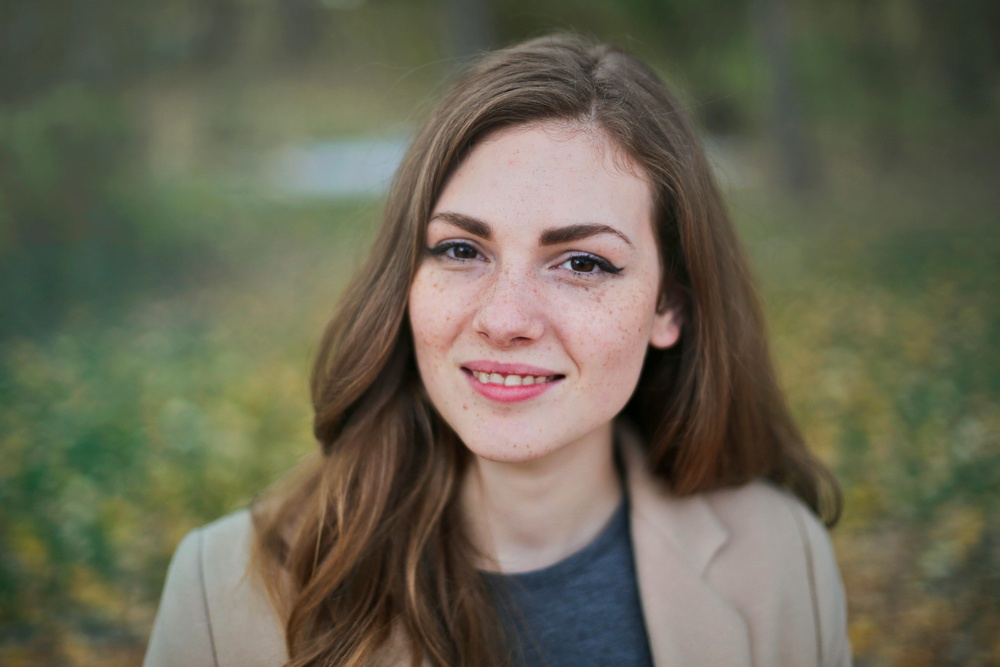
#> input picture images/eyedetect.jpg, 1000 x 667 px, shrunk from 5760 x 3840 before the run, found by its file name
$ python haarPhoto.py
#> lines starting #> are read from the running program, lines starting #| are printed output that depends on the picture; after the words box and inside, x2 and y2 are one past the last pixel; in counts of white or black regions, pixels touching at a corner belong together
#> in main, img is the input picture: shape (667, 1000, 3); mean B, G, R 83.2, 101.7, 104.6
import cv2
import numpy as np

def detectFaces(image, faceCascade):
    gray = cv2.cvtColor(image, cv2.COLOR_BGR2GRAY)
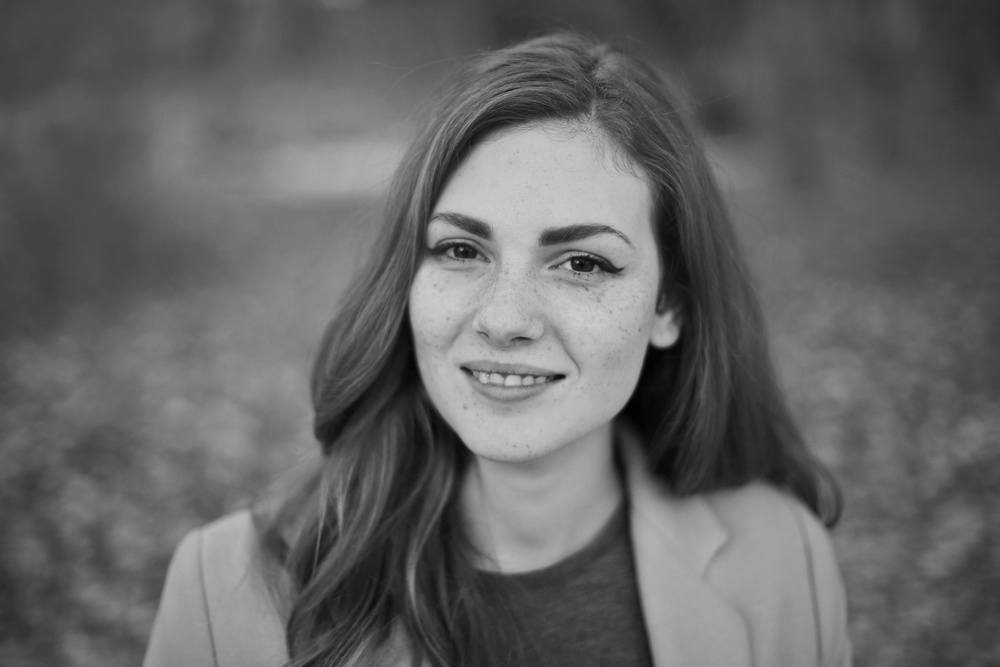
#> gray: shape (667, 1000); min 1, max 206, mean 100.5
    faces = faceCascade.detectMultiScale(gray, scaleFactor=1.1, minNeighbors=20, minSize=(30,30))
#> faces = [[359, 132, 319, 319]]

    for (x, y, w, h) in faces:
        cv2.rectangle(image, (x,y), (x+w, y+h), (0, 255, 0), 2)
#> this loop made 1 pass
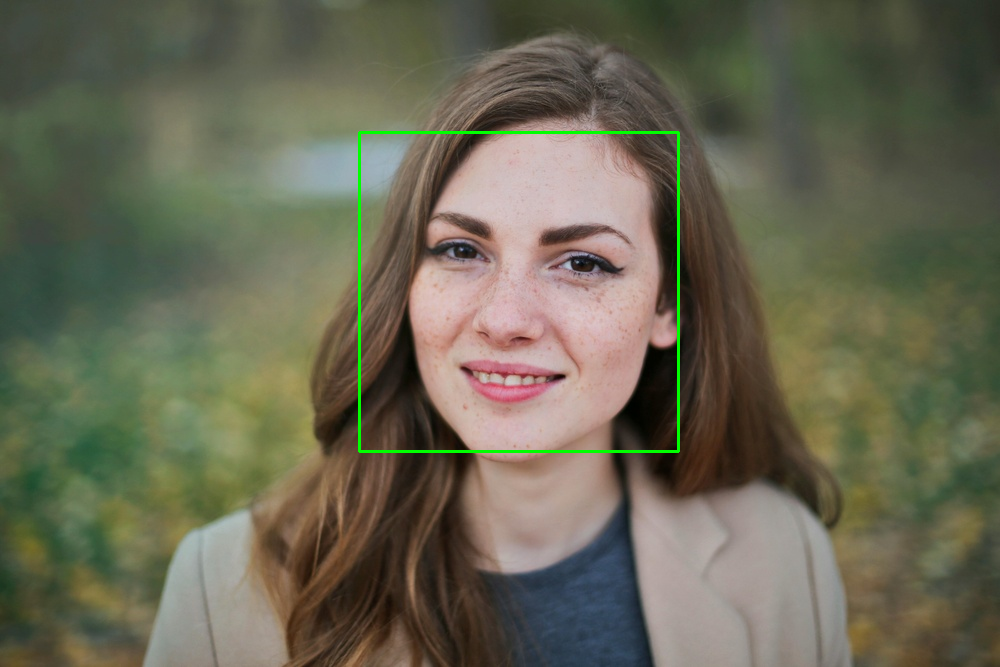
#> image: shape (667, 1000, 3); 0.57% of pixels changed, all inside (x1, y1, x2, y2) = (358, 131, 680, 453)

    return image

def detectEyes(image, eyeCascade):
    gray = cv2.cvtColor(image, cv2.COLOR_BGR2GRAY)
    eyes = eyeCascade.detectMultiScale(gray, scaleFactor=1.1, minNeighbors=15)
#> eyes = [[429, 223, 58, 58], [543, 229, 71, 71]]

    for (x, y, w, h) in eyes:
        cv2.rectangle(image, (x, y), (x + w, y + h), (255, 255, 255), 3)
#> this loop made 2 passes
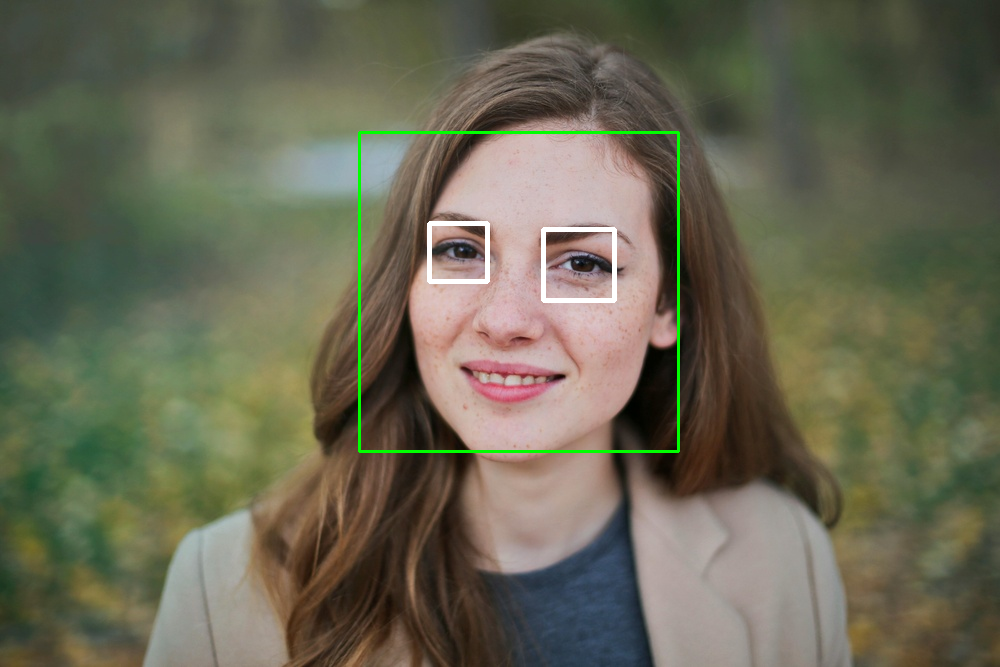
#> image: shape (667, 1000, 3); 0.38% of pixels changed, all inside (x1, y1, x2, y2) = (427, 221, 617, 303)

    return image

def main():
    faceCascade = cv2.CascadeClassifier('cascades/haarcascade_frontalface_default.xml')
    eyeCascade = cv2.CascadeClassifier('cascades/haarcascade_eye.xml')

    img = cv2.imread('images/eyedetect.jpg')

    imgFaces = detectFaces(img.copy(), faceCascade)

    imgFacesEyes = detectEyes(imgFaces, eyeCascade)

    cv2.imshow('Face and Eye Detection', imgFacesEyes)
    cv2.waitKey(0)
    cv2.destroyAllWindows()

if __name__ == '__main__':
    main()

$ run again, with images/depp.jpg copied over images/eyedetect.jpg
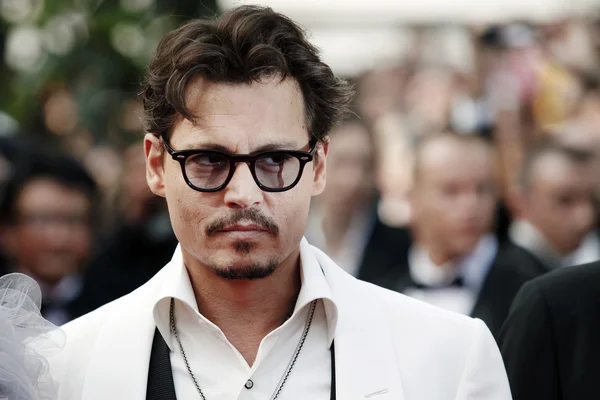
#> input picture images/depp.jpg, 600 x 400 px, found by its file name
#> in main, img is the input picture: shape (400, 600, 3); mean B, G, R 115.7, 122.6, 133.5
#> in detectFaces, `gray = cv2.cvtColor(image, cv2.COLOR_BGR2GRAY)`:
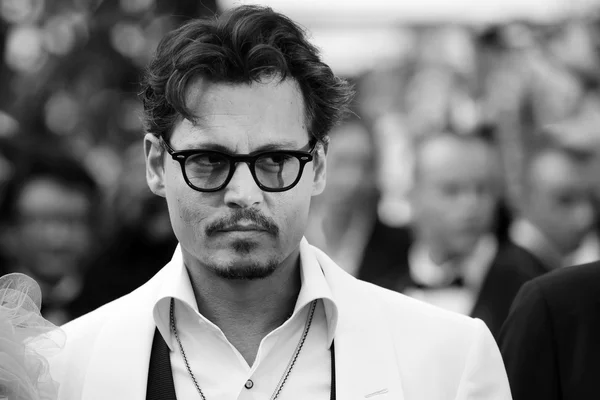
#> gray: shape (400, 600); min 0, max 255, mean 125.1
#> faces = [[141, 86, 209, 209]]
#> the loop in detectFaces, `for (x, y, w, h) in faces:` made 1 pass
#> after the loop in detectFaces, `for (x, y, w, h) in faces:`:
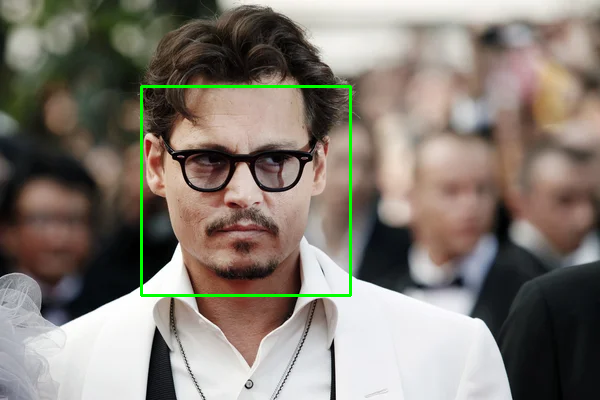
#> image: shape (400, 600, 3); 1.04% of pixels changed, all inside (x1, y1, x2, y2) = (140, 85, 352, 297)
#> eyes = ()

$ run again, with images/emre.jpg copied over images/eyedetect.jpg
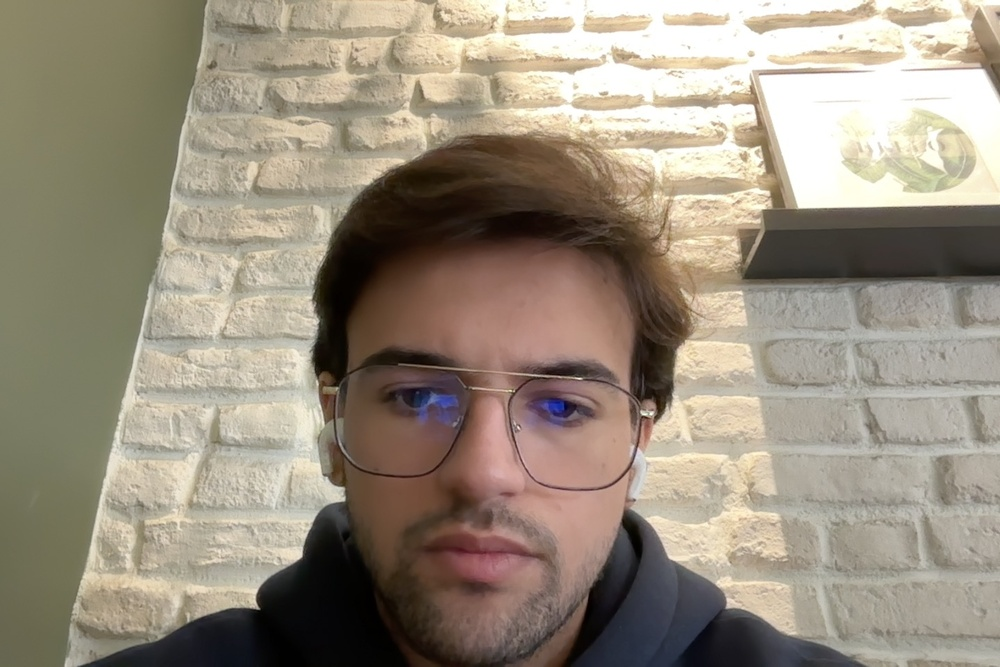
#> input picture images/emre.jpg, 1000 x 667 px, shrunk from 1440 x 960 before the run, found by its file name
#> in main, img is the input picture: shape (667, 1000, 3); mean B, G, R 126.1, 142.2, 152.9
#> faces = [[307, 261, 350, 350]]
#> the loop in detectFaces, `for (x, y, w, h) in faces:` made 1 pass
#> after the loop in detectFaces, `for (x, y, w, h) in faces:`:
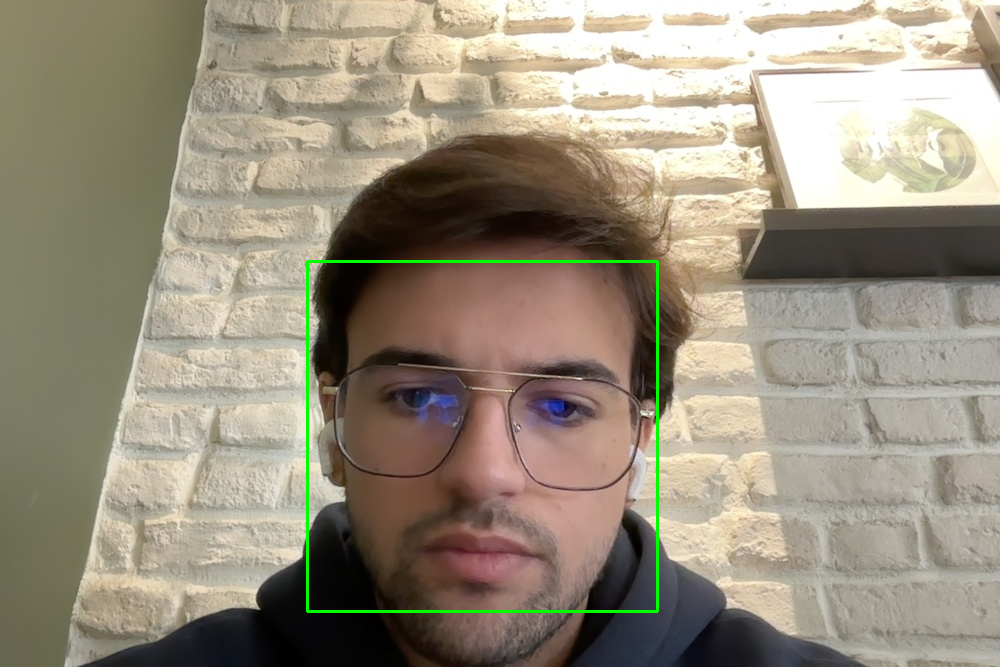
#> image: shape (667, 1000, 3); 0.63% of pixels changed, all inside (x1, y1, x2, y2) = (306, 260, 659, 613)
#> eyes = [[375, 369, 60, 60], [528, 375, 68, 68]]
#> the loop in detectEyes, `for (x, y, w, h) in eyes:` made 2 passes
#> after the loop in detectEyes, `for (x, y, w, h) in eyes:`:
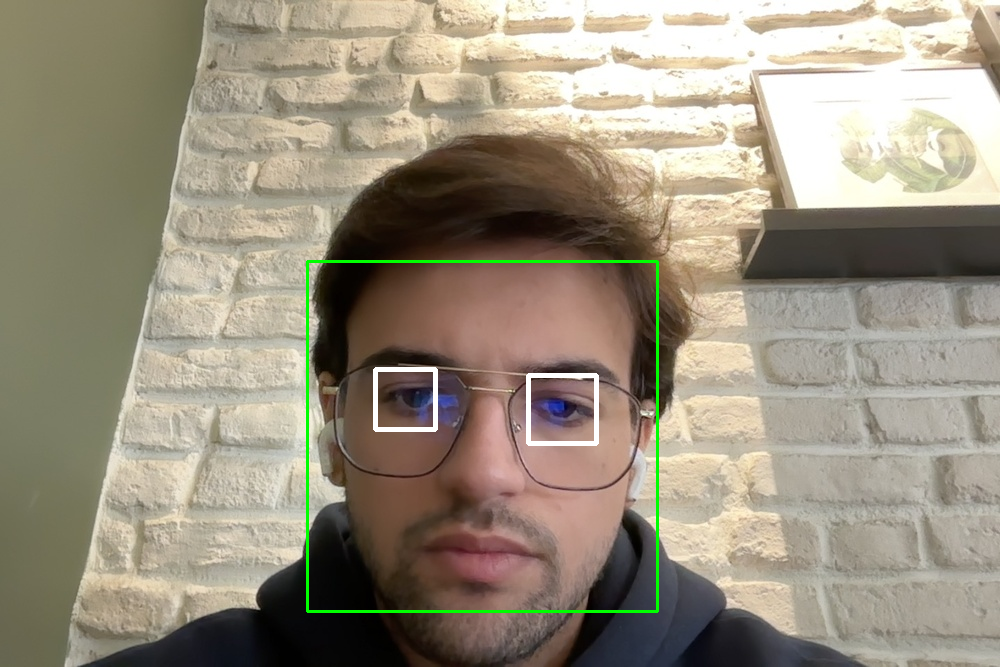
#> image: shape (667, 1000, 3); 0.38% of pixels changed, all inside (x1, y1, x2, y2) = (373, 367, 599, 446)
